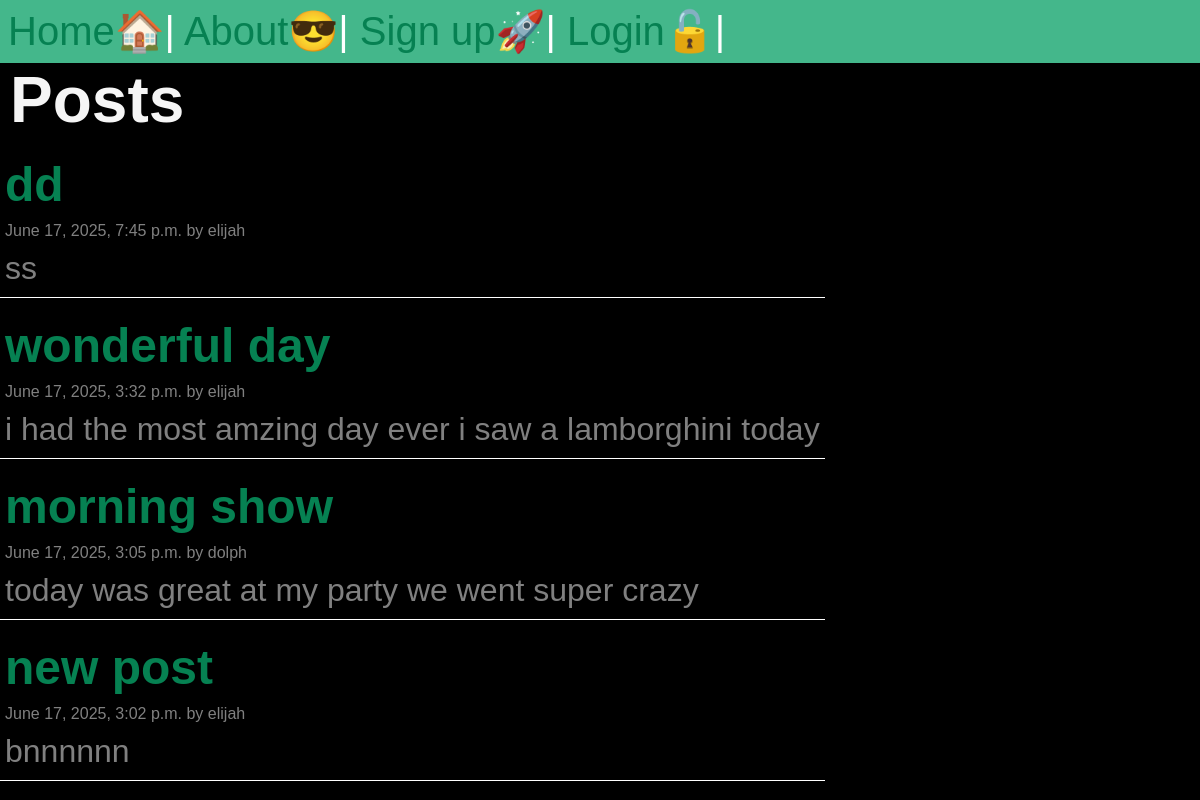
/posts/, run on the app's committed database.
### posts/models.py (models this page shows, shortened)
class Post(models.Model):
    title = models.CharField(max_length=75)
    body = models.TextField()
    slug = models.SlugField()
    date = models.DateTimeField(auto_now_add=True)
    banner = models.ImageField(default='fallback.png', blank=True)
    author = models.ForeignKey(User, on_delete=models.CASCADE, default=None)

### posts/views.py (the view)
# urls.py: path('', views.post_list, name='list'),
def post_list(request):
    posts = Post.objects.all().order_by('-date')
    return render( request, 'posts/posts_list.html', {'posts': posts})

### posts/templates/posts/posts_list.html (shortened to what this page needs)
{% extends "layout.html" %}
{% block content %}
<section>
   <h1 class="title">Posts</h1>
   {% for post in posts %}
    <article class="post">
        <h2>
        <a href="{% url 'posts:page' slug=post.slug %}">
          {{ post.title}}
        </a>
        </h2>
        <p class="date">{{ post.date}} by {{ post.author}}</p>
        <p class="body">{{ post.body}}</p>
    </article>
   {% endfor%}
</section>
{% endblock  %}

### templates/layout.html (shortened to what this page needs)
<!DOCTYPE html>
{% load static %}
<html lang="en">
<head>
    <link rel="stylesheet" href="{% static 'css/style.css' %}">
</head>
<body>
    <nav>
        <a href="/" title="home">Home🏠</a>|
        <a href="/about" title="about">About😎</a>|
        {% if user.is_authenticated %}
        <a href="{% url 'posts:list' %}" title="posts">Posts📰</a>|
        <a href="{% url 'posts:new-post' %}" title="create new post">create🖋</a>|
         <form class="logout" action="{% url 'user:logout' %}" method="post">
            {% csrf_token %}
            <button class="logout-button" arial-label="this is a user logout">logout</button>
        </form>
        {% else %}
        <a href="{% url 'user:register' %}" title="registration">Sign up🚀</a>|
        <a href="{% url 'user:login' %}" title="sign in">Login🔓</a>|
        {% endif %}
    </nav>
    <main>
        {% block content %}{% endblock %}
    </main>
</body>
</html>

### static/css/style.css (style rules this page uses)
* { margin: 0; padding: 0; box-sizing: border-box; }
body { min-height: 100vh; display: flex; flex-flow: column; font-size: 3rem; background-color: black; color: whitesmoke; font-family: Arial, Helvetica, sans-serif; }
nav { padding: .5rem; background-color: #44B78B; color: rgb(255, 255, 255); font-size: 2.5rem; }
main { flex-grow: 1; display: flex; flex-direction: column; align-items: start; height: calc(100vh - 85px); }
h1 { margin-left: 10px; font-size: 2.5rem; }
article { flex-grow: 1; display: flex; flex-direction: column; align-items: start; margin: 10px 0px; border-bottom: 1px solid white; padding: 10px 5px; }
article h2 { font-size: 3rem; }
.date { font-size: 1rem; color: gray; margin: 10px 0px; }
.body { font-size: 2rem; color: gray; }
h1,h2,p { text-align: start; }
a { text-decoration: none; color: #068152; }
.title { font-size: 4rem; margin-top: 30px 0px; }

### data on the page
Post: title "dd", date "June 17, 2025, 7:45 p.m.", author "elijah", body "ss"
Post: title "wonderful day", date "June 17, 2025, 3:32 p.m.", author "elijah", body "i had the most amzing day ever i saw a lamborghini today"
Post: title "morning show", date "June 17, 2025, 3:05 p.m.", author "dolph", body "today was great at my party we went super crazy"
Post: title "new post", date "June 17, 2025, 3:02 p.m.", author "elijah", body "bnnnnnn"
